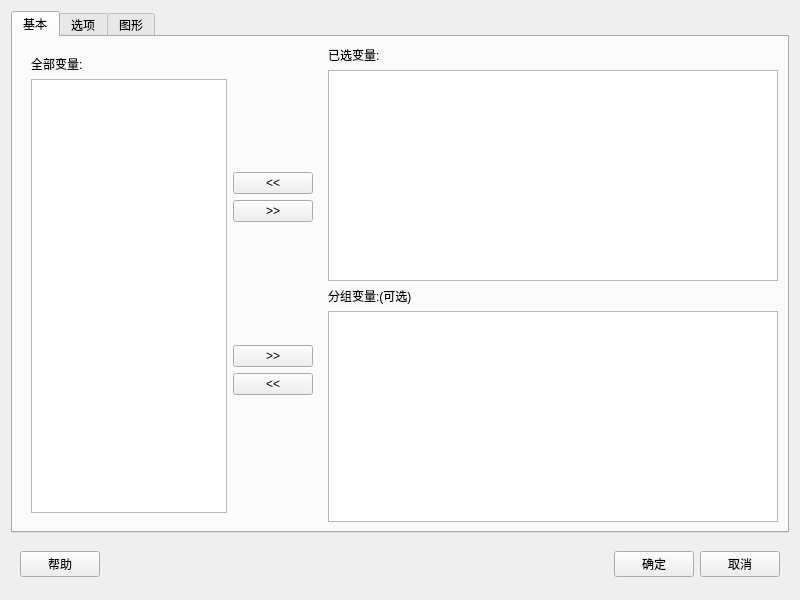
<?xml version="1.0" encoding="UTF-8"?>
<ui version="4.0">
 <class>Form</class>
 <widget class="QWidget" name="Form">
  <property name="geometry">
   <rect>
    <x>0</x>
    <y>0</y>
    <width>800</width>
    <height>600</height>
   </rect>
  </property>
  <property name="windowTitle">
   <string>显示描述性统计量</string>
  </property>
  <layout class="QVBoxLayout" name="verticalLayout_13">
   <item>
    <widget class="QTabWidget" name="tabWidget">
     <property name="currentIndex">
      <number>0</number>
     </property>
     <widget class="QWidget" name="tab">
      <attribute name="title">
       <string>基本</string>
      </attribute>
      <layout class="QVBoxLayout" name="verticalLayout">
       <item>
        <layout class="QHBoxLayout" name="horizontalLayout_2">
         <item>
          <widget class="QWidget" name="widget_2" native="true">
           <property name="maximumSize">
            <size>
             <width>300</width>
             <height>16777215</height>
            </size>
           </property>
           <layout class="QHBoxLayout" name="horizontalLayout">
            <item>
             <layout class="QVBoxLayout" name="verticalLayout_2">
              <item>
               <widget class="QLabel" name="label_3">
                <property name="text">
                 <string>全部变量:</string>
                </property>
               </widget>
              </item>
              <item>
               <widget class="QListWidget" name="listWidget_var"/>
              </item>
             </layout>
            </item>
            <item>
             <layout class="QVBoxLayout" name="verticalLayout_17">
              <item>
               <layout class="QVBoxLayout" name="verticalLayout_4">
                <item>
                 <widget class="QPushButton" name="pushButton_to_right">
                  <property name="text">
                   <string>&lt;&lt;</string>
                  </property>
                 </widget>
                </item>
                <item>
                 <widget class="QPushButton" name="pushButton_to_right_all">
                  <property name="text">
                   <string>&gt;&gt;</string>
                  </property>
                 </widget>
                </item>
               </layout>
              </item>
              <item>
               <layout class="QVBoxLayout" name="verticalLayout_16">
                <item>
                 <widget class="QPushButton" name="pushButton_to_left">
                  <property name="text">
                   <string>&gt;&gt;</string>
                  </property>
                 </widget>
                </item>
                <item>
                 <widget class="QPushButton" name="pushButton_to_left_all">
                  <property name="text">
                   <string>&lt;&lt;</string>
                  </property>
                 </widget>
                </item>
               </layout>
              </item>
             </layout>
            </item>
           </layout>
          </widget>
         </item>
         <item>
          <layout class="QVBoxLayout" name="verticalLayout_3">
           <item>
            <widget class="QLabel" name="label">
             <property name="text">
              <string>已选变量:</string>
             </property>
            </widget>
           </item>
           <item>
            <widget class="QListWidget" name="listWidget_selecetd"/>
           </item>
           <item>
            <widget class="QLabel" name="label_2">
             <property name="text">
              <string>分组变量:(可选)</string>
             </property>
            </widget>
           </item>
           <item>
            <widget class="QListWidget" name="listWidget_group"/>
           </item>
          </layout>
         </item>
        </layout>
       </item>
      </layout>
     </widget>
     <widget class="QWidget" name="tab_2">
      <attribute name="title">
       <string>选项</string>
      </attribute>
      <layout class="QVBoxLayout" name="verticalLayout_12">
       <item>
        <layout class="QHBoxLayout" name="horizontalLayout_7">
         <item>
          <layout class="QVBoxLayout" name="verticalLayout_9">
           <item>
            <widget class="QCheckBox" name="checkBox_cnt_2">
             <property name="text">
              <string>计数</string>
             </property>
            </widget>
           </item>
           <item>
            <widget class="QCheckBox" name="checkBox_valid_cnt_2">
             <property name="text">
              <string>非缺失值计数</string>
             </property>
            </widget>
           </item>
           <item>
            <widget class="QCheckBox" name="checkBox_miss_cnt_3">
             <property name="text">
              <string>缺失值计数</string>
             </property>
            </widget>
           </item>
           <item>
            <widget class="QCheckBox" name="checkBox_miss_cnt_4">
             <property name="text">
              <string>缺失值占比</string>
             </property>
            </widget>
           </item>
           <item>
            <widget class="QCheckBox" name="checkBox_cov_5">
             <property name="text">
              <string>唯一值</string>
             </property>
            </widget>
           </item>
           <item>
            <widget class="QCheckBox" name="checkBox_cov_6">
             <property name="text">
              <string>唯一占比</string>
             </property>
            </widget>
           </item>
           <item>
            <widget class="QCheckBox" name="checkBox_max_2">
             <property name="text">
              <string>最大值</string>
             </property>
            </widget>
           </item>
           <item>
            <widget class="QCheckBox" name="checkBox_min_2">
             <property name="text">
              <string>最小值</string>
             </property>
            </widget>
           </item>
          </layout>
         </item>
         <item>
          <layout class="QVBoxLayout" name="verticalLayout_10">
           <item>
            <widget class="QCheckBox" name="checkBox_sum_5">
             <property name="text">
              <string>总和</string>
             </property>
            </widget>
           </item>
           <item>
            <widget class="QCheckBox" name="checkBox_mean_2">
             <property name="text">
              <string>均值</string>
             </property>
            </widget>
           </item>
           <item>
            <widget class="QCheckBox" name="checkBox_median_2">
             <property name="text">
              <string>中位数</string>
             </property>
            </widget>
           </item>
           <item>
            <widget class="QCheckBox" name="checkBox_mode_2">
             <property name="text">
              <string>众数</string>
             </property>
            </widget>
           </item>
           <item>
            <widget class="QCheckBox" name="checkBox_sum_6">
             <property name="text">
              <string>峰度</string>
             </property>
            </widget>
           </item>
           <item>
            <widget class="QCheckBox" name="checkBox_sum_7">
             <property name="text">
              <string>偏度</string>
             </property>
            </widget>
           </item>
           <item>
            <widget class="QCheckBox" name="checkBox_var_2">
             <property name="text">
              <string>方差</string>
             </property>
            </widget>
           </item>
           <item>
            <widget class="QCheckBox" name="checkBox_std_2">
             <property name="text">
              <string>标准差</string>
             </property>
            </widget>
           </item>
          </layout>
         </item>
         <item>
          <layout class="QVBoxLayout" name="verticalLayout_11">
           <item>
            <widget class="QCheckBox" name="checkBox_q1_2">
             <property name="text">
              <string>下四分位数Q1</string>
             </property>
            </widget>
           </item>
           <item>
            <widget class="QCheckBox" name="checkBox_q3_2">
             <property name="text">
              <string>上四分位数Q3</string>
             </property>
            </widget>
           </item>
           <item>
            <widget class="QCheckBox" name="checkBox_qrange_2">
             <property name="text">
              <string>四分位间距</string>
             </property>
            </widget>
           </item>
           <item>
            <widget class="QCheckBox" name="checkBox_cov_7">
             <property name="text">
              <string>变异系数</string>
             </property>
            </widget>
           </item>
           <item>
            <widget class="QCheckBox" name="checkBox_range_2">
             <property name="text">
              <string>极差</string>
             </property>
            </widget>
           </item>
           <item>
            <widget class="QCheckBox" name="checkBox_sum_8">
             <property name="text">
              <string>平方和</string>
             </property>
            </widget>
           </item>
           <item>
            <widget class="QCheckBox" name="checkBox_cov_8">
             <property name="text">
              <string>均值标准误</string>
             </property>
            </widget>
           </item>
          </layout>
         </item>
        </layout>
       </item>
       <item>
        <spacer name="verticalSpacer">
         <property name="orientation">
          <enum>Qt::Vertical</enum>
         </property>
         <property name="sizeHint" stdset="0">
          <size>
           <width>20</width>
           <height>277</height>
          </size>
         </property>
        </spacer>
       </item>
      </layout>
     </widget>
     <widget class="QWidget" name="tab_3">
      <attribute name="title">
       <string>图形</string>
      </attribute>
      <layout class="QVBoxLayout" name="verticalLayout_15">
       <item>
        <layout class="QVBoxLayout" name="verticalLayout_14">
         <item>
          <widget class="QCheckBox" name="checkBoxhist">
           <property name="text">
            <string>数据直方图</string>
           </property>
          </widget>
         </item>
         <item>
          <widget class="QCheckBox" name="checkBox_normal">
           <property name="text">
            <string>带正态曲线的数据直方图</string>
           </property>
          </widget>
         </item>
         <item>
          <widget class="QCheckBox" name="checkBox_value">
           <property name="text">
            <string>单值图</string>
           </property>
          </widget>
         </item>
         <item>
          <widget class="QCheckBox" name="checkBox_boxplot">
           <property name="text">
            <string>数据箱线图</string>
           </property>
          </widget>
         </item>
         <item>
          <spacer name="verticalSpacer_4">
           <property name="orientation">
            <enum>Qt::Vertical</enum>
           </property>
           <property name="sizeHint" stdset="0">
            <size>
             <width>20</width>
             <height>40</height>
            </size>
           </property>
          </spacer>
         </item>
        </layout>
       </item>
      </layout>
     </widget>
    </widget>
   </item>
   <item>
    <widget class="QWidget" name="widget_3" native="true">
     <property name="minimumSize">
      <size>
       <width>0</width>
       <height>50</height>
      </size>
     </property>
     <property name="maximumSize">
      <size>
       <width>16777215</width>
       <height>50</height>
      </size>
     </property>
     <layout class="QVBoxLayout" name="verticalLayout_5">
      <item>
       <layout class="QHBoxLayout" name="horizontalLayout_3">
        <item>
         <widget class="QPushButton" name="pushButton_help">
          <property name="text">
           <string>帮助</string>
          </property>
         </widget>
        </item>
        <item>
         <spacer name="horizontalSpacer">
          <property name="orientation">
           <enum>Qt::Horizontal</enum>
          </property>
          <property name="sizeHint" stdset="0">
           <size>
            <width>40</width>
            <height>20</height>
           </size>
          </property>
         </spacer>
        </item>
        <item>
         <widget class="QPushButton" name="pushButton_ok">
          <property name="text">
           <string>确定</string>
          </property>
         </widget>
        </item>
        <item>
         <widget class="QPushButton" name="pushButton_cancel">
          <property name="text">
           <string>取消</string>
          </property>
         </widget>
        </item>
       </layout>
      </item>
     </layout>
    </widget>
   </item>
  </layout>
 </widget>
 <resources/>
 <connections/>
</ui>
